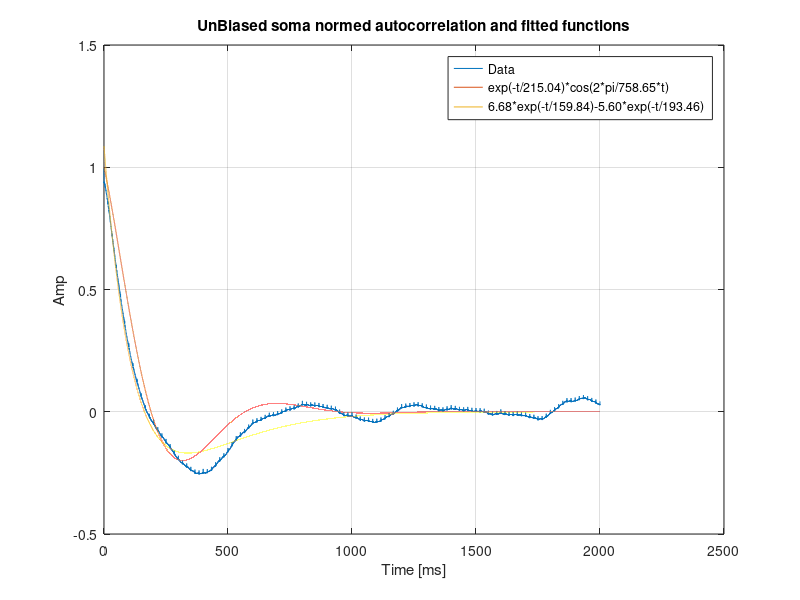

Recreate this plot in MATLAB.
close all;
clear all;
clc;


load('avrgSomaAutocorrData.mat')

F1 = @(p, t) exp(-t./p(1)).*cos((2*pi/p(2)).*t);
F2 = @(p, t) p(1).*exp(-t./p(2))-p(3).*exp(-t./p(4));


x0 = [400, 1000];
[p1,resnorm,~,exitflag,output] = lsqcurvefit(F1,x0,tt,XC_soma_avrg);

x0 = [1, 400, 1, 500];
[p2,resnorm2,~,exitflag2,output2] = lsqcurvefit(F2,x0,tt,XC_soma_avrg);

figure;
set(gcf,'units','points','position',[0,0,1200,500])
plot(tt, XC_soma_avrg)
hold on
plot(tt, F1(p1, tt))
hold on
plot(tt, F2(p2, tt))
title('UnBiased soma normed autocorrelation and fitted functions')
legend('Data', sprintf('exp(-t/%.2f)*cos(2*pi/%.2f*t)', p1(1), p1(2)), sprintf('%.2f*exp(-t/%.2f)-%.2f*exp(-t/%.2f)', p2(1), p2(2), p2(3), p2(4)))
xlabel('Time [ms]')
ylabel('Amp')
grid on
